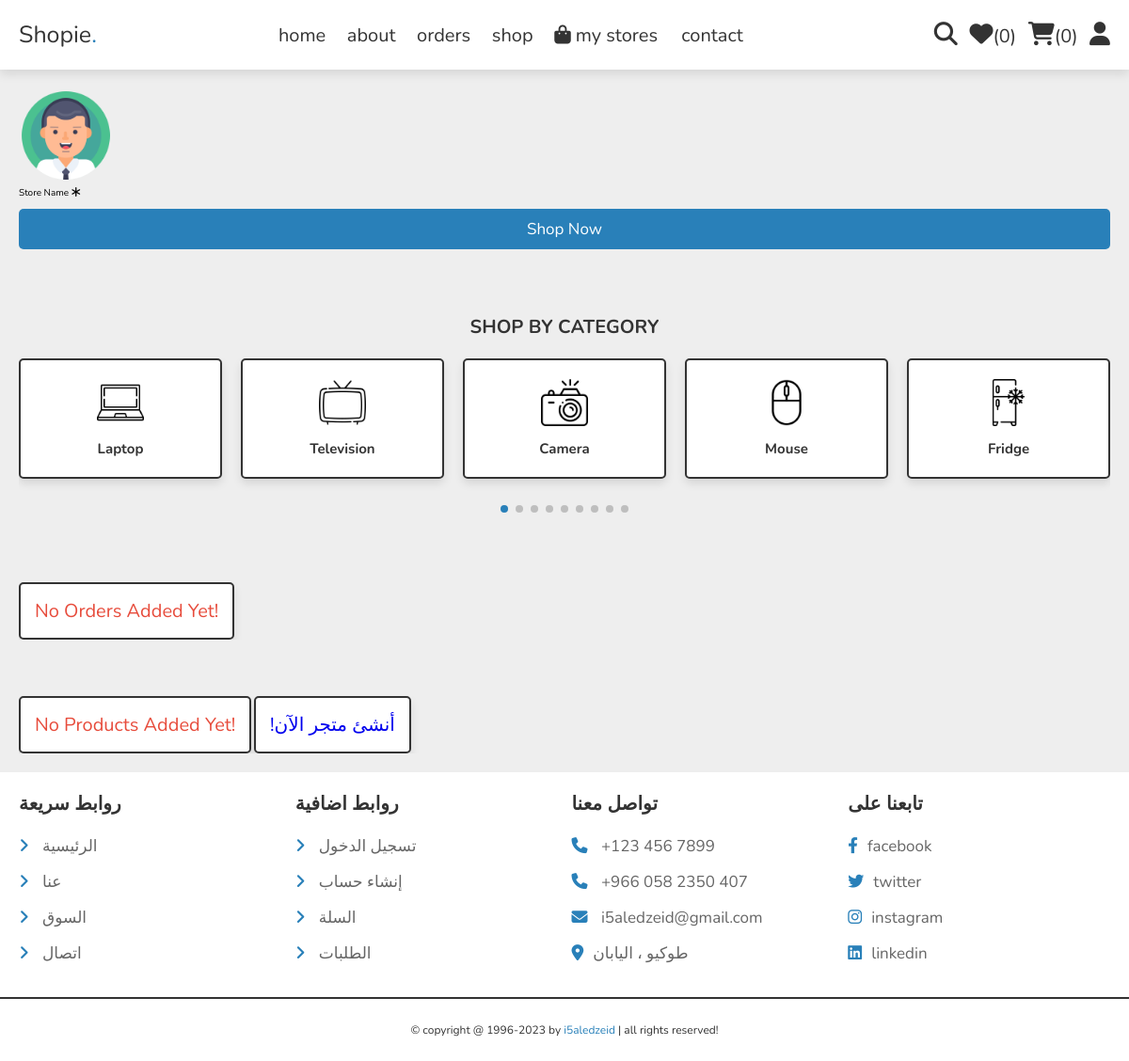
/store/index.php, run on the app's committed database.
### tables this page shows
CREATE TABLE `category` (
  `id` int(11) NOT NULL,
  `title` varchar(255) NOT NULL,
  `subtitle` text NOT NULL,
  `link` varchar(255) NOT NULL,
  `image` text NOT NULL,
  `created_at` date NOT NULL
);

### store/index.php (the view, shortened to what the rows shown need)
<?php
include '../components/connect.php';
?>
<!DOCTYPE html>
<html lang="en">
<head>
   <link rel="stylesheet" href="https://unpkg.com/swiper@8/swiper-bundle.min.css" />
   <link rel="stylesheet" href="https://cdnjs.cloudflare.com/ajax/libs/font-awesome/6.1.1/css/all.min.css">
   <link rel="stylesheet" href="../css/home-style.css">
    <link rel="stylesheet" href="https://cdn.jsdelivr.net/npm/bootstrap-icons@1.10.5/font/bootstrap-icons.css">
</head>
<body>
<section class="category">
   <h1 class="heading">shop by category</h1>
   <div class="swiper category-slider">
        <div class="swiper-wrapper">
           <?php
                $i = 1;
                $select_products = $conn->prepare("SELECT * FROM `category`");
                $select_products->execute();
                if($select_products->rowCount() > 0) {
                    while($fetch_accounts = $select_products->fetch(PDO::FETCH_ASSOC)) { ?>
                        <?php echo '<a href="../category.php?category='.$fetch_accounts['link'].'" class="swiper-slide slide">'; ?>
                            <?php echo '<img src="../images/icon-'.$i++.'.png" alt="">'; ?>
                            <h3><?= $fetch_accounts['title']; ?></h3>
                       </a>
            <?php } } ?>
        </div>
   </div>
</section>
</body>
</html>

### data on the page
category: shows a picture, title "Laptop"
category: shows a picture, title "Television"
category: shows a picture, title "Camera"
category: shows a picture, title "Mouse"
category: shows a picture, title "Fridge"

### other printed values
$total_wishlist_counts "0"
$total_cart_counts "0"
